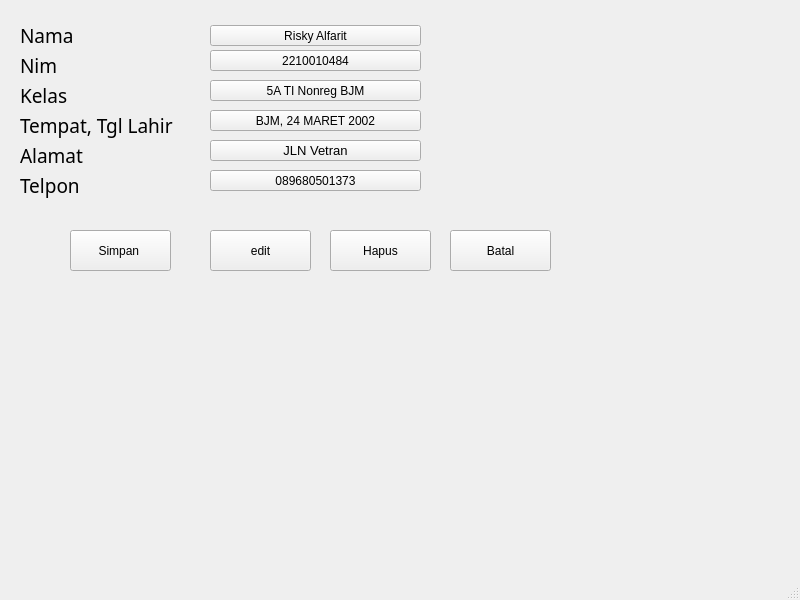
<?xml version="1.0" encoding="UTF-8"?>
<ui version="4.0">
 <class>MainWindow</class>
 <widget class="QMainWindow" name="MainWindow">
  <property name="geometry">
   <rect>
    <x>0</x>
    <y>0</y>
    <width>800</width>
    <height>600</height>
   </rect>
  </property>
  <property name="windowTitle">
   <string>MainWindow</string>
  </property>
  <widget class="QWidget" name="centralwidget">
   <widget class="QLabel" name="label">
    <property name="geometry">
     <rect>
      <x>20</x>
      <y>20</y>
      <width>71</width>
      <height>31</height>
     </rect>
    </property>
    <property name="font">
     <font>
      <family>Arial Rounded MT Bold</family>
      <pointsize>14</pointsize>
     </font>
    </property>
    <property name="text">
     <string>Nama </string>
    </property>
   </widget>
   <widget class="QLabel" name="label_2">
    <property name="geometry">
     <rect>
      <x>20</x>
      <y>50</y>
      <width>71</width>
      <height>31</height>
     </rect>
    </property>
    <property name="font">
     <font>
      <family>Arial Rounded MT Bold</family>
      <pointsize>14</pointsize>
     </font>
    </property>
    <property name="text">
     <string>Nim</string>
    </property>
   </widget>
   <widget class="QLabel" name="label_3">
    <property name="geometry">
     <rect>
      <x>20</x>
      <y>80</y>
      <width>71</width>
      <height>31</height>
     </rect>
    </property>
    <property name="font">
     <font>
      <family>Arial Rounded MT Bold</family>
      <pointsize>14</pointsize>
     </font>
    </property>
    <property name="text">
     <string>Kelas</string>
    </property>
   </widget>
   <widget class="QLabel" name="label_4">
    <property name="geometry">
     <rect>
      <x>20</x>
      <y>110</y>
      <width>171</width>
      <height>31</height>
     </rect>
    </property>
    <property name="font">
     <font>
      <family>Arial Rounded MT Bold</family>
      <pointsize>14</pointsize>
     </font>
    </property>
    <property name="text">
     <string>Tempat, Tgl Lahir</string>
    </property>
   </widget>
   <widget class="QLabel" name="label_5">
    <property name="geometry">
     <rect>
      <x>20</x>
      <y>140</y>
      <width>71</width>
      <height>31</height>
     </rect>
    </property>
    <property name="font">
     <font>
      <family>Arial Rounded MT Bold</family>
      <pointsize>14</pointsize>
     </font>
    </property>
    <property name="text">
     <string>Alamat</string>
    </property>
   </widget>
   <widget class="QLabel" name="label_6">
    <property name="geometry">
     <rect>
      <x>20</x>
      <y>170</y>
      <width>71</width>
      <height>31</height>
     </rect>
    </property>
    <property name="font">
     <font>
      <family>Arial Rounded MT Bold</family>
      <pointsize>14</pointsize>
     </font>
    </property>
    <property name="text">
     <string>Telpon</string>
    </property>
   </widget>
   <widget class="QPushButton" name="pushButton">
    <property name="geometry">
     <rect>
      <x>70</x>
      <y>230</y>
      <width>101</width>
      <height>41</height>
     </rect>
    </property>
    <property name="text">
     <string>Simpan </string>
    </property>
   </widget>
   <widget class="QPushButton" name="pushButton_2">
    <property name="geometry">
     <rect>
      <x>210</x>
      <y>230</y>
      <width>101</width>
      <height>41</height>
     </rect>
    </property>
    <property name="text">
     <string>edit</string>
    </property>
   </widget>
   <widget class="QPushButton" name="pushButton_3">
    <property name="geometry">
     <rect>
      <x>330</x>
      <y>230</y>
      <width>101</width>
      <height>41</height>
     </rect>
    </property>
    <property name="text">
     <string>Hapus</string>
    </property>
   </widget>
   <widget class="QPushButton" name="pushButton_4">
    <property name="geometry">
     <rect>
      <x>450</x>
      <y>230</y>
      <width>101</width>
      <height>41</height>
     </rect>
    </property>
    <property name="text">
     <string>Batal</string>
    </property>
   </widget>
   <widget class="QToolButton" name="toolButton">
    <property name="geometry">
     <rect>
      <x>210</x>
      <y>25</y>
      <width>211</width>
      <height>21</height>
     </rect>
    </property>
    <property name="text">
     <string>Risky Alfarit</string>
    </property>
   </widget>
   <widget class="QToolButton" name="toolButton_2">
    <property name="geometry">
     <rect>
      <x>210</x>
      <y>50</y>
      <width>211</width>
      <height>21</height>
     </rect>
    </property>
    <property name="text">
     <string>2210010484</string>
    </property>
   </widget>
   <widget class="QToolButton" name="toolButton_3">
    <property name="geometry">
     <rect>
      <x>210</x>
      <y>80</y>
      <width>211</width>
      <height>21</height>
     </rect>
    </property>
    <property name="text">
     <string>5A TI Nonreg BJM</string>
    </property>
   </widget>
   <widget class="QToolButton" name="toolButton_4">
    <property name="geometry">
     <rect>
      <x>210</x>
      <y>110</y>
      <width>211</width>
      <height>21</height>
     </rect>
    </property>
    <property name="text">
     <string>BJM, 24 MARET 2002</string>
    </property>
   </widget>
   <widget class="QToolButton" name="toolButton_5">
    <property name="geometry">
     <rect>
      <x>210</x>
      <y>140</y>
      <width>211</width>
      <height>21</height>
     </rect>
    </property>
    <property name="font">
     <font>
      <pointsize>10</pointsize>
     </font>
    </property>
    <property name="text">
     <string>JLN Vetran</string>
    </property>
   </widget>
   <widget class="QToolButton" name="toolButton_6">
    <property name="geometry">
     <rect>
      <x>210</x>
      <y>170</y>
      <width>211</width>
      <height>21</height>
     </rect>
    </property>
    <property name="text">
     <string>089680501373</string>
    </property>
   </widget>
  </widget>
  <widget class="QMenuBar" name="menubar">
   <property name="geometry">
    <rect>
     <x>0</x>
     <y>0</y>
     <width>800</width>
     <height>21</height>
    </rect>
   </property>
  </widget>
  <widget class="QStatusBar" name="statusbar"/>
 </widget>
 <resources/>
 <connections/>
</ui>
